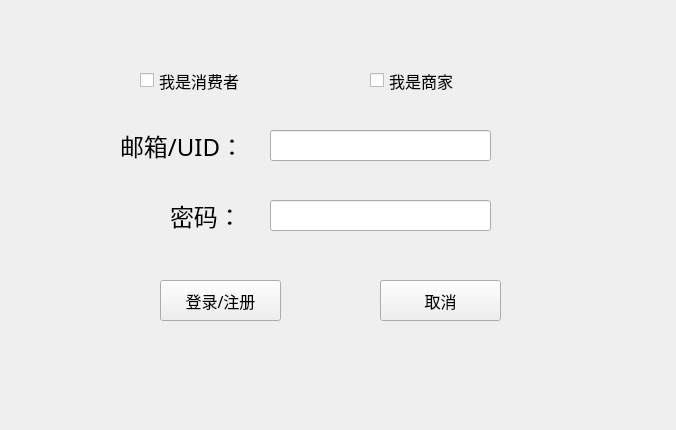
<?xml version="1.0" encoding="UTF-8"?>
<ui version="4.0">
 <class>Login</class>
 <widget class="QWidget" name="Login">
  <property name="geometry">
   <rect>
    <x>0</x>
    <y>0</y>
    <width>676</width>
    <height>430</height>
   </rect>
  </property>
  <property name="windowTitle">
   <string>Form</string>
  </property>
  <widget class="QLabel" name="label_2">
   <property name="geometry">
    <rect>
     <x>170</x>
     <y>200</y>
     <width>71</width>
     <height>31</height>
    </rect>
   </property>
   <property name="font">
    <font>
     <family>等线 Light</family>
     <pointsize>18</pointsize>
    </font>
   </property>
   <property name="text">
    <string>密码：</string>
   </property>
  </widget>
  <widget class="QPushButton" name="pushButton">
   <property name="enabled">
    <bool>true</bool>
   </property>
   <property name="geometry">
    <rect>
     <x>160</x>
     <y>280</y>
     <width>121</width>
     <height>41</height>
    </rect>
   </property>
   <property name="font">
    <font>
     <family>等线 Light</family>
     <pointsize>12</pointsize>
    </font>
   </property>
   <property name="text">
    <string>登录/注册</string>
   </property>
  </widget>
  <widget class="QCheckBox" name="isCustomer">
   <property name="enabled">
    <bool>true</bool>
   </property>
   <property name="geometry">
    <rect>
     <x>140</x>
     <y>60</y>
     <width>201</width>
     <height>41</height>
    </rect>
   </property>
   <property name="font">
    <font>
     <family>等线 Light</family>
     <pointsize>12</pointsize>
    </font>
   </property>
   <property name="text">
    <string>我是消费者</string>
   </property>
  </widget>
  <widget class="QLabel" name="label">
   <property name="geometry">
    <rect>
     <x>120</x>
     <y>130</y>
     <width>121</width>
     <height>31</height>
    </rect>
   </property>
   <property name="font">
    <font>
     <family>等线 Light</family>
     <pointsize>18</pointsize>
    </font>
   </property>
   <property name="text">
    <string>邮箱/UID：</string>
   </property>
  </widget>
  <widget class="QPushButton" name="pushButton_2">
   <property name="geometry">
    <rect>
     <x>380</x>
     <y>280</y>
     <width>121</width>
     <height>41</height>
    </rect>
   </property>
   <property name="font">
    <font>
     <family>等线 Light</family>
     <pointsize>12</pointsize>
    </font>
   </property>
   <property name="text">
    <string>取消</string>
   </property>
  </widget>
  <widget class="QLineEdit" name="nameInput">
   <property name="geometry">
    <rect>
     <x>270</x>
     <y>130</y>
     <width>221</width>
     <height>31</height>
    </rect>
   </property>
   <property name="font">
    <font>
     <family>Consolas</family>
     <pointsize>12</pointsize>
    </font>
   </property>
   <property name="text">
    <string/>
   </property>
  </widget>
  <widget class="QLineEdit" name="passwdInput">
   <property name="geometry">
    <rect>
     <x>270</x>
     <y>200</y>
     <width>221</width>
     <height>31</height>
    </rect>
   </property>
   <property name="font">
    <font>
     <family>Consolas</family>
     <pointsize>12</pointsize>
    </font>
   </property>
   <property name="text">
    <string/>
   </property>
  </widget>
  <widget class="QCheckBox" name="isMerchant">
   <property name="geometry">
    <rect>
     <x>370</x>
     <y>60</y>
     <width>191</width>
     <height>41</height>
    </rect>
   </property>
   <property name="font">
    <font>
     <family>等线 Light</family>
     <pointsize>12</pointsize>
    </font>
   </property>
   <property name="text">
    <string>我是商家</string>
   </property>
  </widget>
 </widget>
 <resources/>
 <connections/>
</ui>
